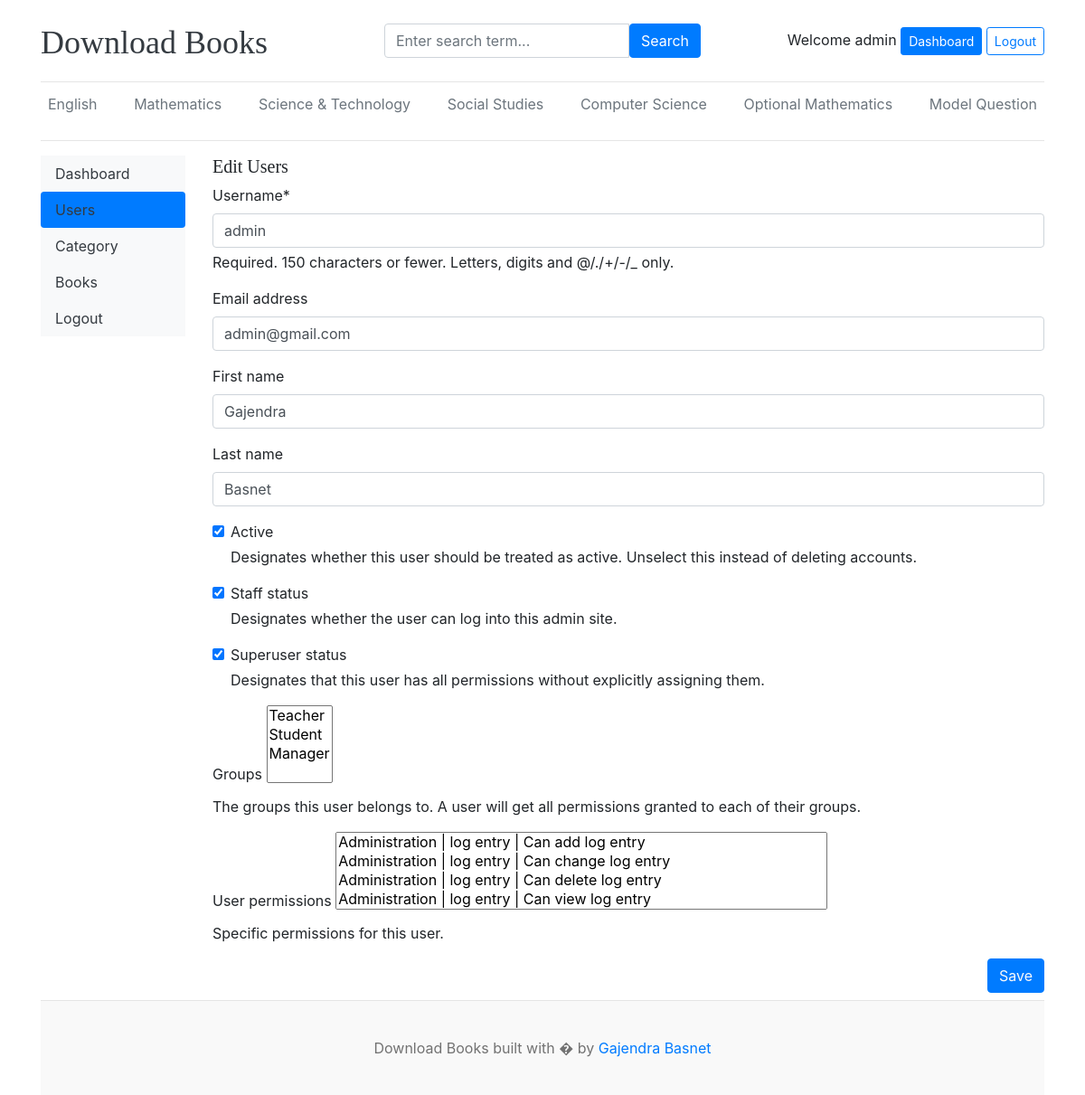
Page /dashboard/users/edit/1/ on the committed database.
### blogs/models.py (models this page shows, shortened)
class Category(models.Model):
    category_name = models.CharField(max_length=50, unique=True)
    created_at = models.DateTimeField(auto_now_add=True)
    updated_at = models.DateTimeField(auto_now=True)
    class Meta:
        verbose_name_plural = 'Categories'

### dashboard/views.py (the view)
# urls.py: path('users/edit/<int:pk>/', views.edit_users, name='edit_users'),
def edit_users(request,pk):
    user = get_object_or_404(User, pk=pk)
    if request.method=="POST":
        form = EditUserForm(request.POST, instance=user) # this form will not show password
        if form.is_valid():
            form.save()
            messages.success(request, "User Updated Successfully.")
            return redirect('users')
    form= EditUserForm(instance=user)# this form will not show password
    context = {
                'form': form,
                'user': user
                }
    return render(request,'dashboard/edit_users.html',context)

### dashboard/forms.py
class EditUserForm(forms.ModelForm):
    class Meta:
        model = User
        fields=('username','email','first_name','last_name','is_active','is_staff','is_superuser','groups','user_permissions')

### blogs/context_processors.py (called while the page is built)
def get_categories(request):
    categories = Category.objects.all()
    return dict(categories = categories)

### templates/dashboard/edit_users.html (shortened to what this page needs)
{% extends '../base/base.html' %}
{% block content %}
<div class="row">
    {% include './leftsidebar.html' %}
    {% load crispy_forms_tags %}
    <div class="col-md-10">
        <h5> Edit Users</h5>
        <form action="{% url 'edit_users' user.id %}" method="POST" style="margin:auto;" enctype="multipart/form-data">
            {{form | crispy}}
            <button type="submit" class="btn btn-primary text-light float-right mb-2">Save</button>
        </form>
    </div>
    </div>
{% endblock %}

### templates/Base/header.html (shortened to what this page needs)
{% load static %}
<!DOCTYPE html>
<html lang="en">
<head>
    <link href="https://getbootstrap.com/docs/4.0/dist/css/bootstrap.min.css" rel="stylesheet">
    <link href="{% static 'css/blog.css' %}" rel="stylesheet">
    <link rel="stylesheet" href="https://cdnjs.cloudflare.com/ajax/libs/font-awesome/4.7.0/css/font-awesome.min.css">
    <link rel="stylesheet" href="https://cdn.datatables.net/2.3.3/css/dataTables.dataTables.css" />
  </head>
<body>
    <div class="container">
      <header class="blog-header py-3">
        <div class="row flex-nowrap justify-content-between align-items-center">
          <div class="col-4 pt-1">
            <a class="blog-header-logo text-dark" href="/">Download Books</a>
          </div>
            <div class="col-4">
              <form action="{% url 'search' %}" method="GET">
                  <div class="input-group">
                          <input class="form-control" name ="keyword" type="text" placeholder="Enter search term..." aria-label="Enter search term..." aria-describedby="button-search" />
                          <button type="submit" class="btn btn-primary" id="button-search" type="button">Search</button>
                    </div>
              </form>
            </div>
          <div class="col-4 d-flex justify-content-end align-items-center">
            {% if not user.is_authenticated %}
            <a class="btn btn-sm btn-primary" href="{% url 'login'%}">Login</a> &nbsp;
            <a class="btn btn-sm btn-outline-primary" href="{% url 'register' %}">Register</a>
            {% else %}
            <span>Welcome {{user}} <a class="btn btn-sm btn-primary" href="{% url 'dashboard' %}">Dashboard</a> </span>&nbsp;
            <span><a class="btn btn-sm btn-outline-primary" href="{% url 'logout' %}">Logout</a></span>
            {% endif %}
          </div>
        </div>
      </header>
      <div class="nav-scroller py-1 mb-2">
        <nav class="nav d-flex justify-content-between">
          {% for cat in categories %}
          <a class="p-2 text-muted" href="{% url 'posts_by_category' cat.id %}">{{cat.category_name}}</a>
          {% endfor %}
        </nav>
      </div>
    <hr/>

### static/css/blog.css (style rules this page uses)
.blog-header { border-bottom: 1px solid #e5e5e5; }
.blog-header-logo { font-family: "Playfair Display", Georgia, "Times New Roman", serif; font-size: 2.25rem; }
h1, h2, h3, h4, h5, h6 { font-family: "Playfair Display", Georgia, "Times New Roman", serif; }

### rows in the picture
Category: category_name "English"
Category: category_name "Mathematics"
Category: category_name "Science & Technology"
Category: category_name "Social Studies"
Category: category_name "Computer Science"
Category: category_name "Optional Mathematics"
Category: category_name "Model Question"

### other values in the picture
{{ user }} "admin"
